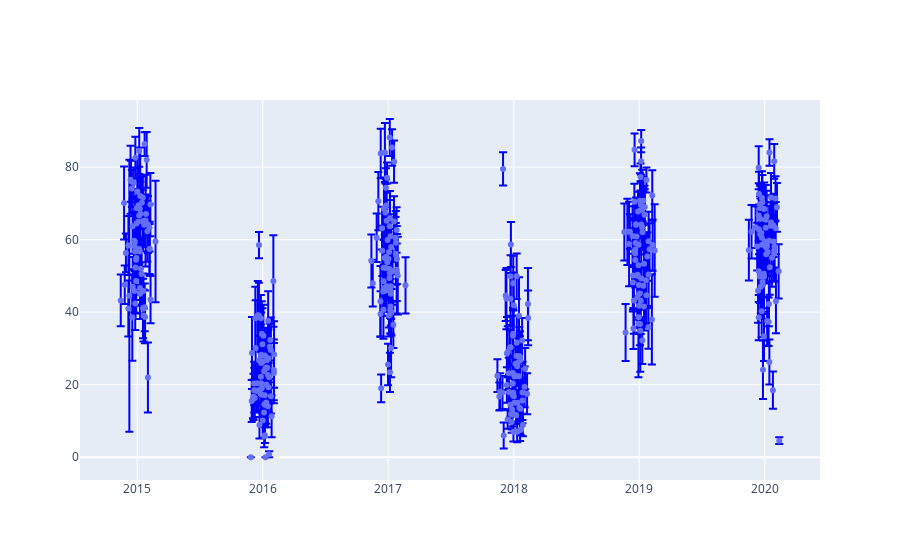

The code cell stored with this chart in its notebook:
### Code cell
fig = (
    pd.DataFrame(results_before)
    .assign(year = lambda df: df['date'].apply(lambda v: v[:4]))
    .groupby(['year', 'src_id'])
    .agg(
        quantile = ('quantile', np.mean),
        quantile_std = ('quantile', np.std),
        n = ('quantile', 'count'),
        )
    .reset_index()
    .loc[lambda df: df['year'] >= '2015']
    .assign(
        quantile_error = lambda df: df['quantile_std']/np.sqrt(df['n']),
        year = lambda df: df['year'].astype(int) + 0.05 * np.random.randn(len(df)))
    .pipe(lambda df: (
        go.Figure(go.Scatter(
            x=df['year'], y=df['quantile'], mode='markers',
            error_y=dict(
                type='data', # tipo de barra de erro 
                array=df[f'quantile_error'], # valor do erro em y para cada ponto (acima)
                arrayminus=df[f'quantile_error'], # valor do erro em y para cada ponto (abaixo)
                visible=True, color='Blue')))
    ))
)
fig

### Figure 1 — Plotly figure (JSON) as saved in the notebook; plotly's stock layout.template omitted (floating-point values rounded to 4 significant figures; data arrays with more than 128 entries replaced by an {"elided": "..."} marker saying what was removed)
{"data": [{"error_y": {"array": {"elided": "389 float values"}, "arrayminus": {"elided": "389 float values"}, "color": "Blue", "type": "data", "visible": true}, "mode": "markers", "type": "scatter", "x": {"elided": "389 float values"}, "y": {"elided": "389 float values"}}], "layout": {}}
